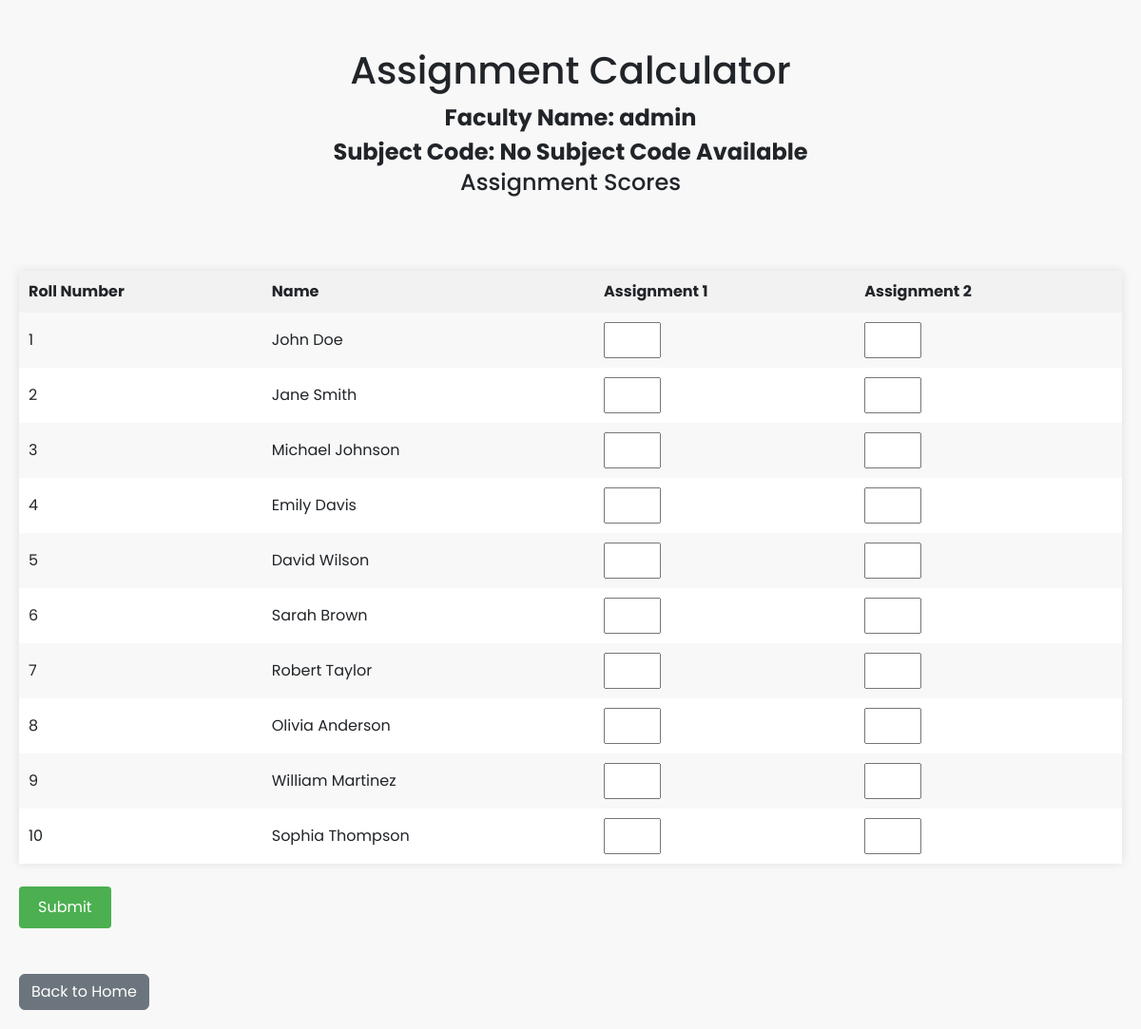
Screenshot of /course-file-pages/internals/assignment-calcu.php (signed in) with the database file from the repository.
### tables this page shows
CREATE TABLE `students` (
  `roll_no` int(11) NOT NULL,
  `name` varchar(255) DEFAULT NULL
);

### course-file-pages/internals/assignment-calcu.php (the view, shortened to what this page needs)
<!DOCTYPE html>
<html lang="en">
<head>
    <link rel="stylesheet" href="../../css/course-file.css">
    <link rel="stylesheet" href="https://stackpath.bootstrapcdn.com/font-awesome/4.7.0/css/font-awesome.min.css">
    <link href="https://cdn.jsdelivr.net/npm/bootstrap@4.4.1/dist/css/bootstrap.min.css" rel="stylesheet">
    <link rel="stylesheet" href="https://cdnjs.cloudflare.com/ajax/libs/font-awesome/5.12.1/css/all.min.css" />
    <link href="https://cdn.jsdelivr.net/npm/bootstrap@5.3.0/dist/css/bootstrap.min.css" rel="stylesheet">
    <?php
    if (isset($_GET['subject'])) {
        $subjectCode = $_GET['subject'];
    } else {
        $subjectCode = 'No Subject Code Available';
    }
    $current_user = $_SESSION['$current_user'];
    $conn = mysqli_connect("localhost:3306","root","root","project");
    $sqlStudents = "SELECT roll_no, name FROM students";
    $resultStudents = mysqli_query($conn, $sqlStudents);
    $students = mysqli_fetch_all($resultStudents, MYSQLI_ASSOC);
    ?>
</head>
<body>
    <div class="fac_name">
        <h1>Assignment Calculator</h1>
        Faculty Name: <?php echo $current_user; ?><br>
        Subject Code: <?php echo $subjectCode; ?><br>
        <h4>Assignment Scores</h4>
    </div>
    <br><br>
    <form method="POST">
        <table>
            <tr>
                <th>Roll Number</th>
                <th>Name</th>
                <th>Assignment 1</th>
                <th>Assignment 2</th>
            </tr>
            <?php if ($students) {
                foreach ($students as $student) { ?>
                    <tr>
                        <td><?php echo $student['roll_no']; ?></td>
                        <td><?php echo $student['name']; ?></td>
                        <td><input type="number" name="assign1[<?php echo $student['roll_no']; ?>]" step="0.01" min="0"></td>
                        <td><input type="number" name="assign2[<?php echo $student['roll_no']; ?>]" step="0.01" min="0"></td>
                    </tr>
                <?php }
            } else { ?>
                <tr>
                    <td colspan="4">No students found.</td>
                </tr>
            <?php } ?>
        </table>
        <br>
        <button type="submit">Submit</button>
    </form>
    <br><br>
    <a href="faculty_home.php" class="btn btn-secondary">Back to Home</a>
</body>
</html>

### css/course-file.css (style rules this page uses)
.fac_name { font-size: 24px; font-weight: bold; margin-top: 30px; text-align: center; }

### course-file-pages/internals/assignment-calcu.php (style rules this page uses)
body { font-family: 'Poppins', sans-serif; background-color: #f8f8f8; padding: 20px; }
.fac_name { text-align: center; margin-bottom: 30px; }
h1 { margin-top: 0; }
table { width: 100%; border-collapse: collapse; background-color: #fff; box-shadow: 0 0 10px rgba(0, 0, 0, 0.1); }
th, td { padding: 10px; text-align: left; }
th { background-color: #f2f2f2; }
tr:nth-child(even) { background-color: #f8f8f8; }
input[type="number"] { width: 60px; padding: 5px; }
button[type="submit"] { padding: 10px 20px; background-color: #4caf50; color: #fff; border: none; cursor: pointer; font-size: 16px; border-radius: 4px; }

### rows the page displays
students: roll_no "1", name "John Doe"
students: roll_no "2", name "Jane Smith"
students: roll_no "3", name "Michael Johnson"
students: roll_no "4", name "Emily Davis"
students: roll_no "5", name "David Wilson"
students: roll_no "6", name "Sarah Brown"
students: roll_no "7", name "Robert Taylor"
students: roll_no "8", name "Olivia Anderson"
students: roll_no "9", name "William Martinez"
students: roll_no "10", name "Sophia Thompson"

### other values shown
$current_user "admin"
$subjectCode "No Subject Code Available"
